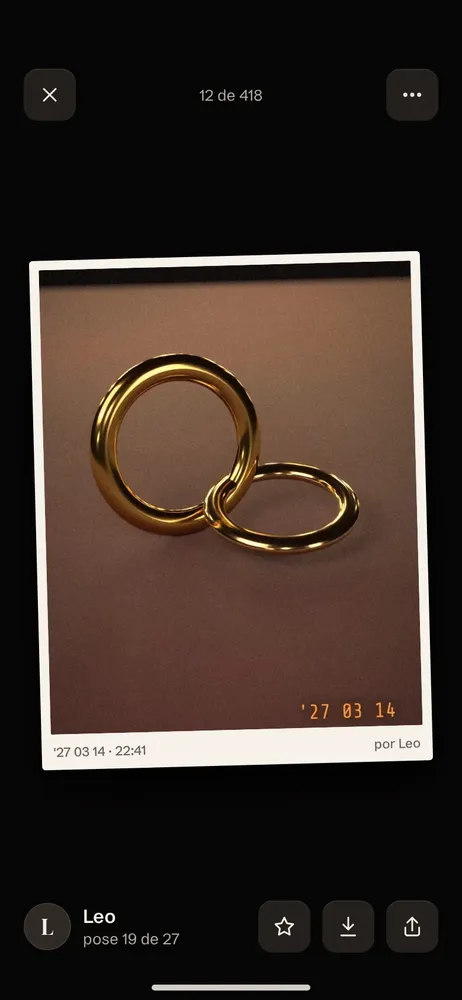
#> input picture design-system/revela/telas/07-revelacao/19-foto-aberta.webp, 462 x 1000 px, shrunk from 780 x 1688 before the run
$ python filmlook.py ../../telas/07-revelacao/19-foto-aberta.webp ../../telas/07-revelacao/18-revelacao.webp ../../telas/07-revelacao/18-revelacao.webp
#> lines starting #> are read from the running program, lines starting #| are printed output that depends on the picture
"""Pós-processamento 'câmera descartável': gradação quente, halação, vinheta, grão e carimbo de data."""
import sys, numpy as np, cv2
from PIL import Image, ImageDraw, ImageFont, ImageFilter

FONT = '/home/claude/rv2/fonts/Share_Tech_Mono.ttf'

def film(src, dst, stamp="'27 03 14", seed=0, denoise=True):
#> called with seed = 0, denoise = True
    im = cv2.imread(src, cv2.IMREAD_COLOR)
#> im is the input picture: shape (1000, 462, 3); mean B, G, R 38.7, 45.5, 57.5
    if denoise:
        im = cv2.fastNlMeansDenoisingColored(im, None, 5, 7, 7, 21)
    f = im.astype(np.float32) / 255
    # curva e calor
    f = np.clip(f * 1.04, 0, 1)
    f = f ** 0.95
    b, g, r = cv2.split(f)
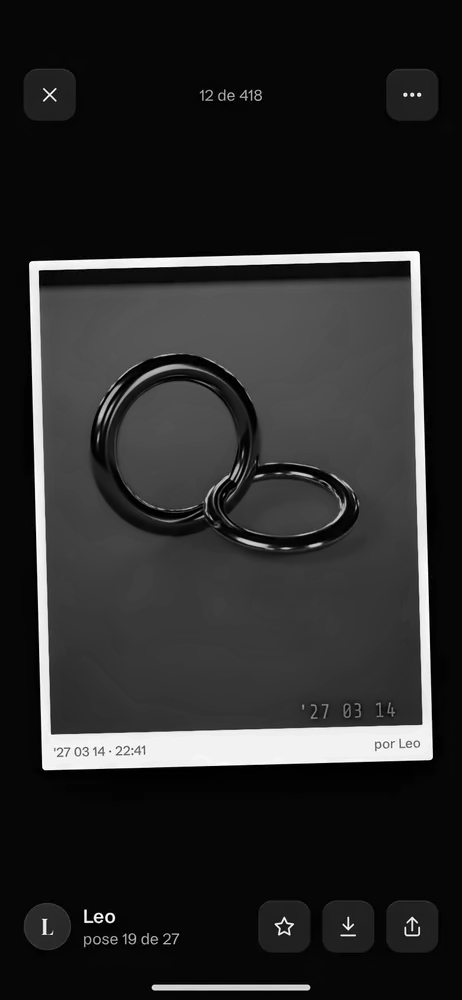
#> b: shape (1000, 462) float32; min 0, max 1, mean 0.163
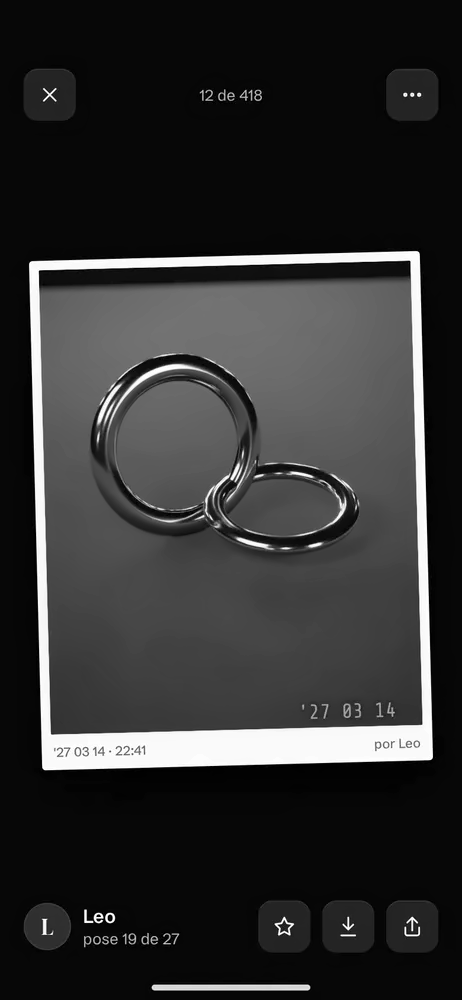
#> g: shape (1000, 462) float32; min 0, max 1, mean 0.194
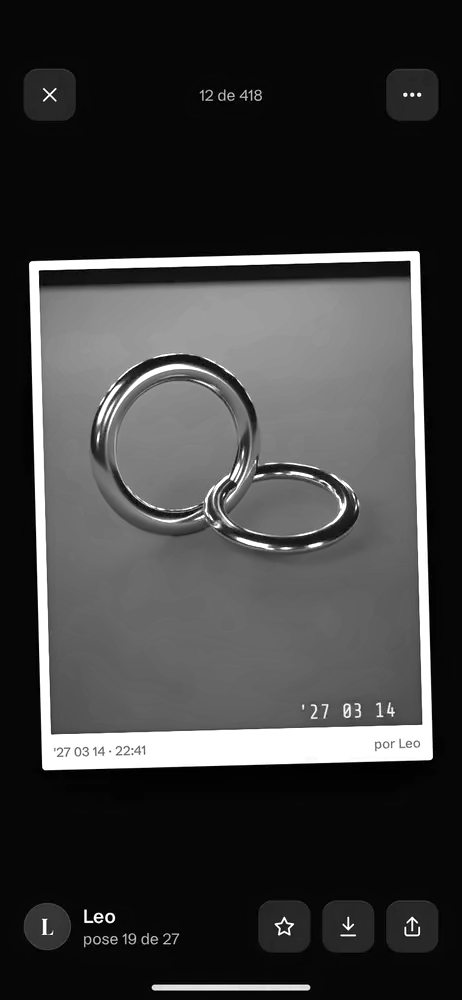
#> r: shape (1000, 462) float32; min 0, max 1, mean 0.241
    r = np.clip(r * 1.06 + 0.015, 0, 1); b = np.clip(b * 0.9 + 0.02, 0, 1); g = np.clip(g * 0.99 + 0.01, 0, 1)
    f = cv2.merge([b, g, r])
    # halação: brilho vermelho em altas luzes
    lum = cv2.cvtColor(f, cv2.COLOR_BGR2GRAY)
    hi = np.clip((lum - 0.75) / 0.25, 0, 1)
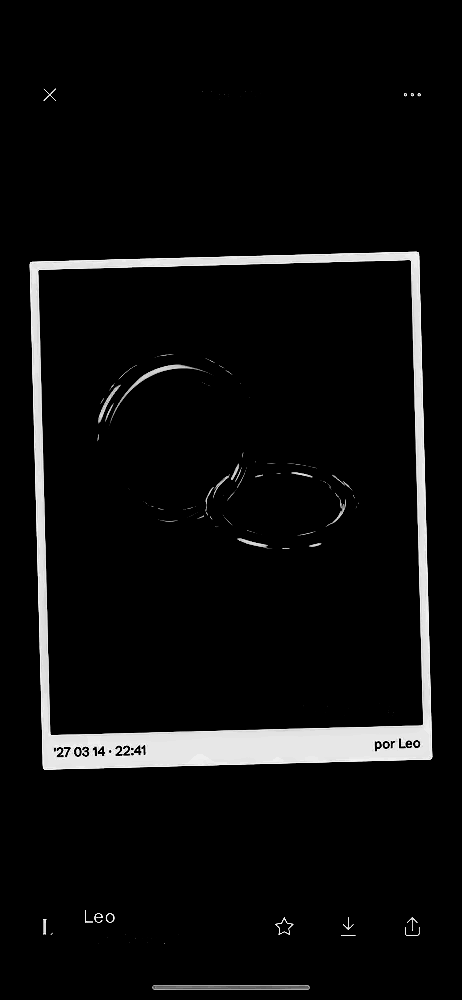
#> hi: shape (1000, 462) float32; min 0, max 0.964, mean 0.0515
    hal = cv2.GaussianBlur(hi, (0, 0), 9)
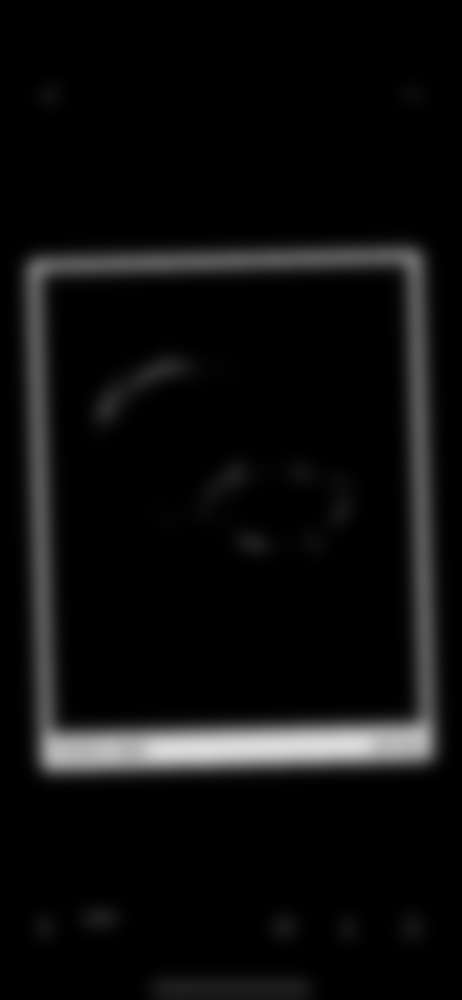
#> hal: shape (1000, 462) float32; min 0, max 0.861, mean 0.0515
    f[..., 2] = np.clip(f[..., 2] + hal * 0.25, 0, 1); f[..., 1] = np.clip(f[..., 1] + hal * 0.07, 0, 1)
    # vinheta
    h, w = lum.shape
#> h = 1000; w = 462
    y, x = np.mgrid[0:h, 0:w].astype(np.float32)
    d = np.hypot((x - w / 2) / (w / 2), (y - h / 2) / (h / 2))
    f *= (1 - 0.35 * np.clip(d - 0.55, 0, 1) ** 1.4)[..., None]
    # grão
    rng = np.random.default_rng(seed)
    gr = rng.normal(0, 0.035, (h, w)).astype(np.float32)
    gr = cv2.GaussianBlur(gr, (0, 0), 0.6)
    f = np.clip(f + gr[..., None], 0, 1)
    out = Image.fromarray(cv2.cvtColor((f * 255).astype(np.uint8), cv2.COLOR_BGR2RGB))
    if stamp:
        fs = int(w * 0.055)
#> fs = 25
        font = ImageFont.truetype(FONT, fs)
        layer = Image.new('RGBA', out.size, (0, 0, 0, 0)); dr = ImageDraw.Draw(layer)
#> after `layer = Image.new('RGBA', out.size, (0, 0, 0, 0))`: layer: PIL image 462x1000 RGBA; every value is 0
        tw = dr.textlength(stamp, font=font)
#> tw = 526.5
        pos = (w - tw - w * 0.07, h - fs * 2.1)
#> pos = (-96.87, 947.5)
        dr.text(pos, stamp, font=font, fill=(255, 150, 60, 255))
        glow = layer.filter(ImageFilter.GaussianBlur(fs * 0.25))
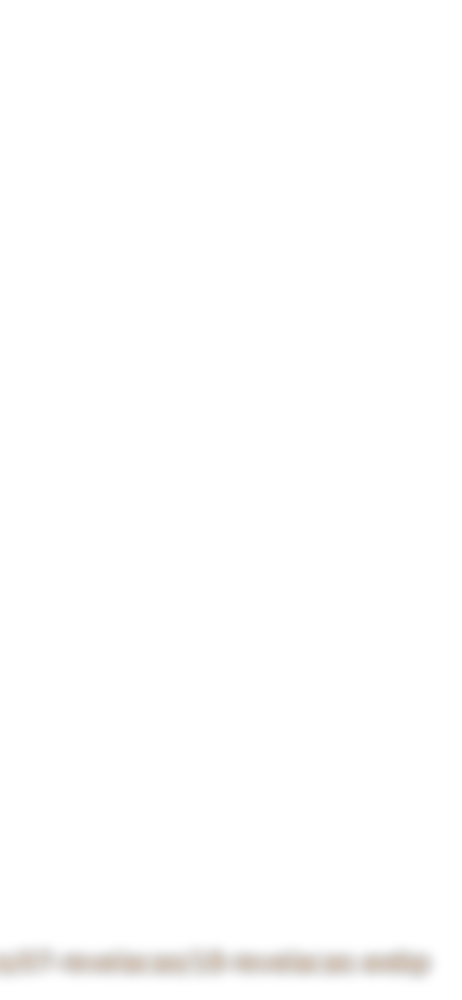
#> glow: PIL image 462x1000 RGBA; mean R, G, B, A 1.8, 1, 0.4, 1.2; transparent parts drawn white
        out = Image.alpha_composite(out.convert('RGBA'), glow)
#> out: PIL image 462x1000 RGBA
        out = Image.alpha_composite(out, glow)
        out = Image.alpha_composite(out, layer).convert('RGB')
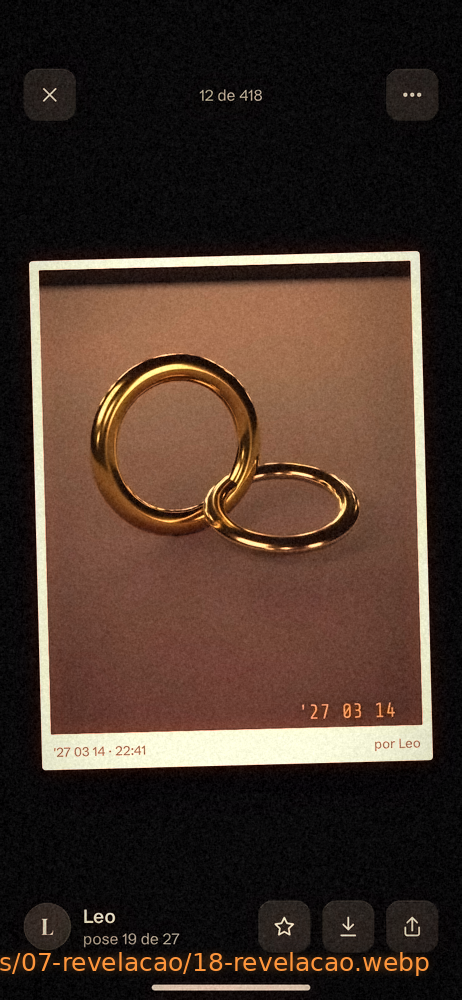
#> out: PIL image 462x1000 RGB; mean R, G, B 68.3, 50.8, 40.8
    out.save(dst, quality=88)

if __name__ == '__main__':
    film(sys.argv[1], sys.argv[2], sys.argv[3] if len(sys.argv) > 3 else "'27 03 14")
